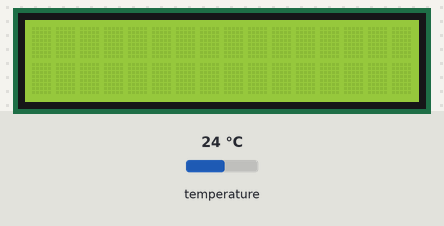
The sketch below on a simulated Arduino Uno, built with avr-gcc and run on an emulated ATmega328P. On the bench: 16×2 character LCD. Inputs (shaded band) come from the test bench; at power-on: temperature 24 °C. What the sketch prints to the serial monitor is not drawn.

Above: at 1.2 s.
1.3 s: temperature set to 12 °C
At 2.6 s:
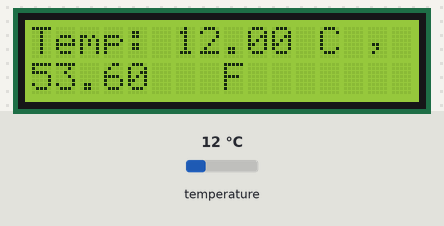
5.2 s: temperature set to 19 °C
At 8.2 s:
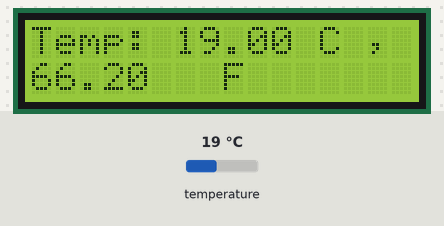
9.1 s: temperature set to 28 °C
At 10.5 s:
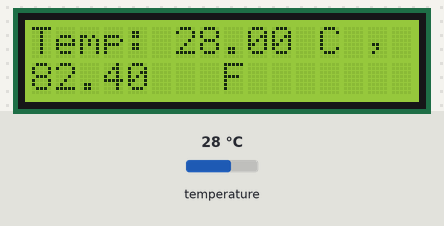
Timing chart, 0 to 12.1 s (numbered marks = the images above; inputs shaded):
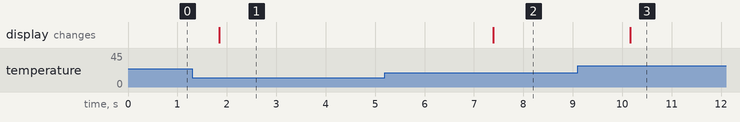

Measured:
- after the input at 1.3 s, the display: changes after 0.55 s (image 1)
- after the input at 5.2 s, the display: changes after 2.2 s (image 2)
- after the input at 9.1 s, the display: changes after 1.1 s (image 3)

The sketch:

tempF1.ino
```cpp
#include <OneWire.h>
#include <DallasTemperature.h>
#include <LiquidCrystal.h>
LiquidCrystal lcd(12,11,5,4,3,2);
#define ONE_WIRE_BUS 6
OneWire oneWire(ONE_WIRE_BUS);

DallasTemperature sensors(&oneWire);

float Celcius=0;
float Fahrenheit=0;

void setup(void)
{
  Serial.begin(9600);
  sensors.begin();
  lcd.begin(16,2);
 lcd.setCursor(2,0);                    //Set LCD cursor position (column 2, row 0)
  }

void loop(void)
{
  sensors.requestTemperatures();
   delay(1000);
  Celcius=sensors.getTempCByIndex(0);
  Fahrenheit=sensors.toFahrenheit(Celcius);
  lcd.clear() ;
      lcd.setCursor(0, 0);                 // Set LCD cursor position (column 0, row 0)
      lcd.print("Temp: ");
  Serial.print("C: ");
  lcd.print(Celcius);               //Print the temperature in celsius
  lcd.print(" C ,");

  Serial.print("F:");
  lcd.setCursor(0, 1);                  // Set LCD cursor position (column 0, row 1)
  lcd.println(Fahrenheit);              //Print the temperature in Fahrenheit
  lcd.print(" F");
  delay(1000);
  }
```
